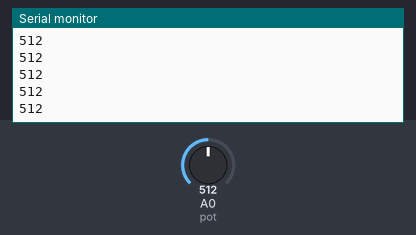
The sketch below on a simulated Arduino Uno, built with avr-gcc and run on an emulated ATmega328P. Shown: the last lines printed to the serial monitor. Inputs (shaded band) come from the test bench; at power-on: A0 (pot) = 512.

Above: at 1.2 s.
1.3 s: A0 (pot) set to 716
At 1.31 s:
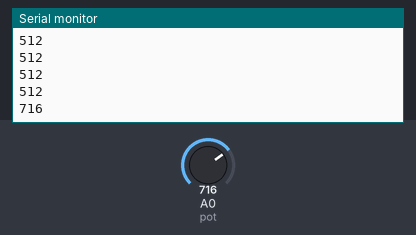
2.8 s: A0 (pot) set to 900
At 2.81 s:
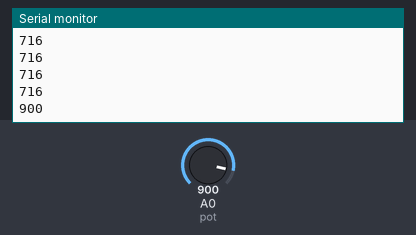
Timing chart, 0 to 5.8 s (numbered marks = the images above; inputs shaded):
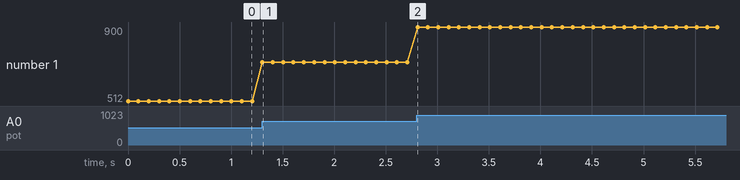

Measured:
- after the input at 1.3 s, the serial monitor: prints a new line at once (image 1)
- after the input at 2.8 s, the serial monitor: prints a new line at once (image 2)
- plotted number 1: 512 → 716 after the input at 1.3 s, 716 → 900 after the input at 2.8 s

The sketch:

LeerPotenciometroAnalogo.ino
```cpp
int pot = 0;
int dato = 0;

void setup(){
  Serial.begin(19200);

}

void loop(){
  dato = analogRead(pot);
  Serial.println(dato);
  delay(100);

}
```
